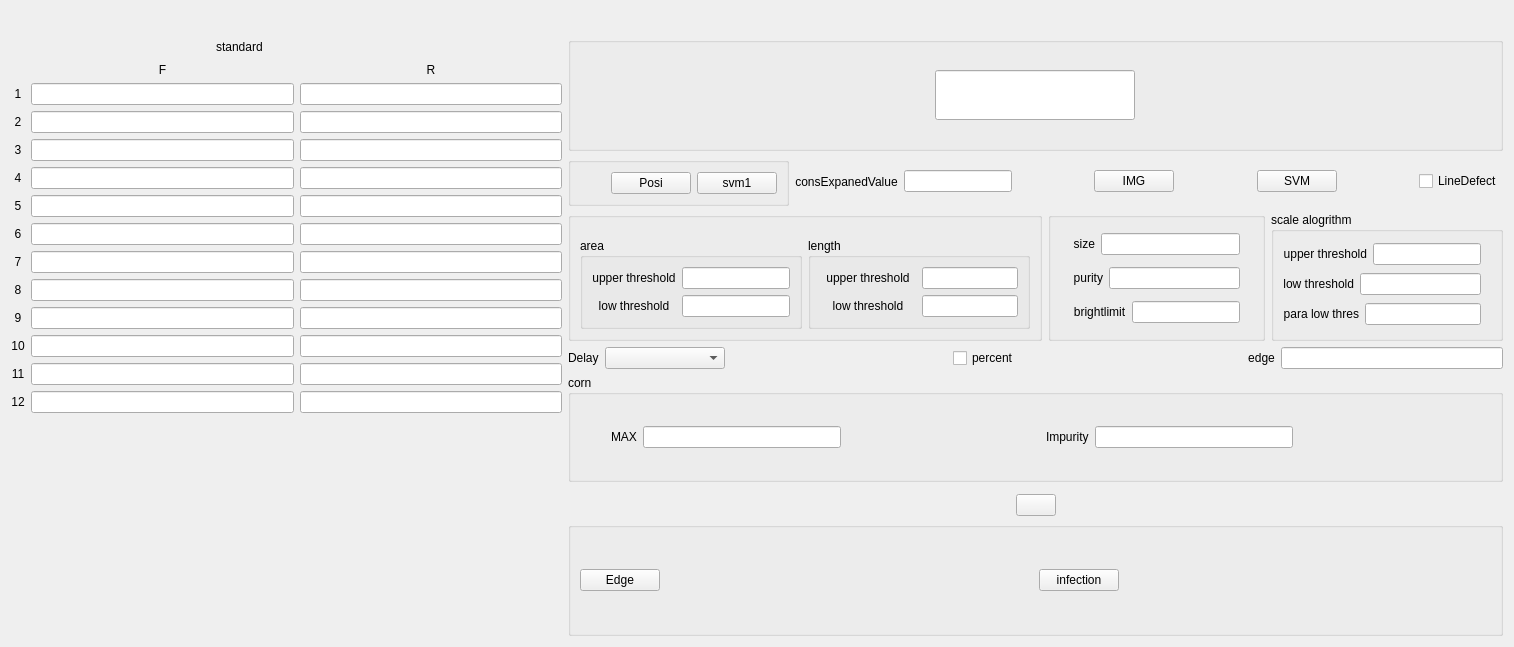
<?xml version="1.0" encoding="UTF-8"?>
<ui version="4.0">
 <class>SvmSenseSetWidget</class>
 <widget class="QWidget" name="SvmSenseSetWidget">
  <property name="geometry">
   <rect>
    <x>0</x>
    <y>0</y>
    <width>1514</width>
    <height>647</height>
   </rect>
  </property>
  <property name="windowTitle">
   <string notr="true">Form</string>
  </property>
  <layout class="QVBoxLayout" name="verticalLayout_3">
   <item>
    <layout class="QHBoxLayout" name="horizontalLayout_4">
     <item>
      <spacer name="horizontalSpacer_2">
       <property name="orientation">
        <enum>Qt::Horizontal</enum>
       </property>
       <property name="sizeHint" stdset="0">
        <size>
         <width>40</width>
         <height>20</height>
        </size>
       </property>
      </spacer>
     </item>
     <item>
      <widget class="QLabel" name="label_group">
       <property name="minimumSize">
        <size>
         <width>88</width>
         <height>0</height>
        </size>
       </property>
       <property name="maximumSize">
        <size>
         <width>16777215</width>
         <height>50</height>
        </size>
       </property>
       <property name="text">
        <string/>
       </property>
       <property name="alignment">
        <set>Qt::AlignCenter</set>
       </property>
      </widget>
     </item>
     <item>
      <spacer name="horizontalSpacer">
       <property name="orientation">
        <enum>Qt::Horizontal</enum>
       </property>
       <property name="sizeHint" stdset="0">
        <size>
         <width>40</width>
         <height>20</height>
        </size>
       </property>
      </spacer>
     </item>
    </layout>
   </item>
   <item>
    <layout class="QHBoxLayout" name="horizontalLayout_7">
     <item>
      <layout class="QVBoxLayout" name="verticalLayout_2">
       <item>
        <layout class="QHBoxLayout" name="horizontalLayout_2">
         <item>
          <spacer name="horizontalSpacer_5">
           <property name="orientation">
            <enum>Qt::Horizontal</enum>
           </property>
           <property name="sizeHint" stdset="0">
            <size>
             <width>40</width>
             <height>20</height>
            </size>
           </property>
          </spacer>
         </item>
         <item>
          <widget class="QLabel" name="standard_titlelbl">
           <property name="text">
            <string notr="true">standard</string>
           </property>
          </widget>
         </item>
         <item>
          <widget class="QLabel" name="standardlbl">
           <property name="minimumSize">
            <size>
             <width>88</width>
             <height>0</height>
            </size>
           </property>
           <property name="text">
            <string/>
           </property>
          </widget>
         </item>
         <item>
          <spacer name="horizontalSpacer_6">
           <property name="orientation">
            <enum>Qt::Horizontal</enum>
           </property>
           <property name="sizeHint" stdset="0">
            <size>
             <width>40</width>
             <height>20</height>
            </size>
           </property>
          </spacer>
         </item>
        </layout>
       </item>
       <item>
        <layout class="QGridLayout" name="gridLayout_2">
         <item row="2" column="1">
          <widget class="myLineEdit" name="lineEdit_2">
           <property name="alignment">
            <set>Qt::AlignCenter</set>
           </property>
          </widget>
         </item>
         <item row="2" column="2">
          <widget class="myLineEdit" name="lineEdit_1_1">
           <property name="alignment">
            <set>Qt::AlignCenter</set>
           </property>
          </widget>
         </item>
         <item row="4" column="0">
          <widget class="QLabel" name="label_4">
           <property name="text">
            <string notr="true">4</string>
           </property>
           <property name="alignment">
            <set>Qt::AlignCenter</set>
           </property>
          </widget>
         </item>
         <item row="4" column="1">
          <widget class="myLineEdit" name="lineEdit_4">
           <property name="alignment">
            <set>Qt::AlignCenter</set>
           </property>
          </widget>
         </item>
         <item row="4" column="2">
          <widget class="myLineEdit" name="lineEdit_1_3">
           <property name="alignment">
            <set>Qt::AlignCenter</set>
           </property>
          </widget>
         </item>
         <item row="5" column="0">
          <widget class="QLabel" name="label_5">
           <property name="text">
            <string notr="true">5</string>
           </property>
           <property name="alignment">
            <set>Qt::AlignCenter</set>
           </property>
          </widget>
         </item>
         <item row="5" column="1">
          <widget class="myLineEdit" name="lineEdit_5">
           <property name="alignment">
            <set>Qt::AlignCenter</set>
           </property>
          </widget>
         </item>
         <item row="5" column="2">
          <widget class="myLineEdit" name="lineEdit_1_4">
           <property name="alignment">
            <set>Qt::AlignCenter</set>
           </property>
          </widget>
         </item>
         <item row="6" column="0">
          <widget class="QLabel" name="label_6">
           <property name="text">
            <string notr="true">6</string>
           </property>
           <property name="alignment">
            <set>Qt::AlignCenter</set>
           </property>
          </widget>
         </item>
         <item row="6" column="1">
          <widget class="myLineEdit" name="lineEdit_6">
           <property name="alignment">
            <set>Qt::AlignCenter</set>
           </property>
          </widget>
         </item>
         <item row="6" column="2">
          <widget class="myLineEdit" name="lineEdit_1_5">
           <property name="alignment">
            <set>Qt::AlignCenter</set>
           </property>
          </widget>
         </item>
         <item row="7" column="0">
          <widget class="QLabel" name="label_7">
           <property name="text">
            <string notr="true">7</string>
           </property>
           <property name="alignment">
            <set>Qt::AlignCenter</set>
           </property>
          </widget>
         </item>
         <item row="7" column="1">
          <widget class="myLineEdit" name="lineEdit_7">
           <property name="alignment">
            <set>Qt::AlignCenter</set>
           </property>
          </widget>
         </item>
         <item row="7" column="2">
          <widget class="myLineEdit" name="lineEdit_1_6">
           <property name="alignment">
            <set>Qt::AlignCenter</set>
           </property>
          </widget>
         </item>
         <item row="8" column="0">
          <widget class="QLabel" name="label_8">
           <property name="text">
            <string notr="true">8</string>
           </property>
           <property name="alignment">
            <set>Qt::AlignCenter</set>
           </property>
          </widget>
         </item>
         <item row="8" column="1">
          <widget class="myLineEdit" name="lineEdit_8">
           <property name="alignment">
            <set>Qt::AlignCenter</set>
           </property>
          </widget>
         </item>
         <item row="8" column="2">
          <widget class="myLineEdit" name="lineEdit_1_7">
           <property name="alignment">
            <set>Qt::AlignCenter</set>
           </property>
          </widget>
         </item>
         <item row="9" column="0">
          <widget class="QLabel" name="label_9">
           <property name="text">
            <string notr="true">9</string>
           </property>
           <property name="alignment">
            <set>Qt::AlignCenter</set>
           </property>
          </widget>
         </item>
         <item row="9" column="1">
          <widget class="myLineEdit" name="lineEdit_9">
           <property name="alignment">
            <set>Qt::AlignCenter</set>
           </property>
          </widget>
         </item>
         <item row="9" column="2">
          <widget class="myLineEdit" name="lineEdit_1_8">
           <property name="alignment">
            <set>Qt::AlignCenter</set>
           </property>
          </widget>
         </item>
         <item row="10" column="0">
          <widget class="QLabel" name="label_10">
           <property name="text">
            <string notr="true">10</string>
           </property>
           <property name="alignment">
            <set>Qt::AlignCenter</set>
           </property>
          </widget>
         </item>
         <item row="10" column="1">
          <widget class="myLineEdit" name="lineEdit_10">
           <property name="alignment">
            <set>Qt::AlignCenter</set>
           </property>
          </widget>
         </item>
         <item row="10" column="2">
          <widget class="myLineEdit" name="lineEdit_1_9">
           <property name="alignment">
            <set>Qt::AlignCenter</set>
           </property>
          </widget>
         </item>
         <item row="0" column="2">
          <widget class="QLabel" name="label_rear">
           <property name="sizePolicy">
            <sizepolicy hsizetype="Preferred" vsizetype="Fixed">
             <horstretch>0</horstretch>
             <verstretch>0</verstretch>
            </sizepolicy>
           </property>
           <property name="text">
            <string notr="true">R</string>
           </property>
           <property name="alignment">
            <set>Qt::AlignCenter</set>
           </property>
          </widget>
         </item>
         <item row="0" column="1">
          <widget class="QLabel" name="label_front">
           <property name="sizePolicy">
            <sizepolicy hsizetype="Preferred" vsizetype="Fixed">
             <horstretch>0</horstretch>
             <verstretch>0</verstretch>
            </sizepolicy>
           </property>
           <property name="text">
            <string notr="true">F</string>
           </property>
           <property name="alignment">
            <set>Qt::AlignCenter</set>
           </property>
          </widget>
         </item>
         <item row="1" column="0">
          <widget class="QLabel" name="label_1">
           <property name="text">
            <string notr="true">1</string>
           </property>
           <property name="alignment">
            <set>Qt::AlignCenter</set>
           </property>
          </widget>
         </item>
         <item row="3" column="1">
          <widget class="myLineEdit" name="lineEdit_3">
           <property name="alignment">
            <set>Qt::AlignCenter</set>
           </property>
          </widget>
         </item>
         <item row="3" column="2">
          <widget class="myLineEdit" name="lineEdit_1_2">
           <property name="alignment">
            <set>Qt::AlignCenter</set>
           </property>
          </widget>
         </item>
         <item row="12" column="1">
          <widget class="myLineEdit" name="lineEdit_22">
           <property name="alignment">
            <set>Qt::AlignCenter</set>
           </property>
          </widget>
         </item>
         <item row="11" column="2">
          <widget class="myLineEdit" name="lineEdit_1_20">
           <property name="alignment">
            <set>Qt::AlignCenter</set>
           </property>
          </widget>
         </item>
         <item row="11" column="1">
          <widget class="myLineEdit" name="lineEdit_21">
           <property name="alignment">
            <set>Qt::AlignCenter</set>
           </property>
          </widget>
         </item>
         <item row="12" column="2">
          <widget class="myLineEdit" name="lineEdit_1_21">
           <property name="alignment">
            <set>Qt::AlignCenter</set>
           </property>
          </widget>
         </item>
         <item row="11" column="0">
          <widget class="QLabel" name="label_23">
           <property name="text">
            <string notr="true">11</string>
           </property>
           <property name="alignment">
            <set>Qt::AlignCenter</set>
           </property>
          </widget>
         </item>
         <item row="12" column="0">
          <widget class="QLabel" name="label_24">
           <property name="text">
            <string notr="true">12</string>
           </property>
           <property name="alignment">
            <set>Qt::AlignCenter</set>
           </property>
          </widget>
         </item>
         <item row="3" column="0">
          <widget class="QLabel" name="label_3">
           <property name="text">
            <string notr="true">3</string>
           </property>
           <property name="alignment">
            <set>Qt::AlignCenter</set>
           </property>
          </widget>
         </item>
         <item row="2" column="0">
          <widget class="QLabel" name="label_2">
           <property name="text">
            <string notr="true">2</string>
           </property>
           <property name="alignment">
            <set>Qt::AlignCenter</set>
           </property>
          </widget>
         </item>
         <item row="1" column="1">
          <widget class="myLineEdit" name="lineEdit">
           <property name="alignment">
            <set>Qt::AlignCenter</set>
           </property>
          </widget>
         </item>
         <item row="1" column="2">
          <widget class="myLineEdit" name="lineEdit_1_0">
           <property name="alignment">
            <set>Qt::AlignCenter</set>
           </property>
          </widget>
         </item>
         <item row="13" column="1">
          <spacer name="verticalSpacer">
           <property name="orientation">
            <enum>Qt::Vertical</enum>
           </property>
           <property name="sizeHint" stdset="0">
            <size>
             <width>20</width>
             <height>40</height>
            </size>
           </property>
          </spacer>
         </item>
        </layout>
       </item>
      </layout>
     </item>
     <item>
      <layout class="QVBoxLayout" name="verticalLayout">
       <item>
        <widget class="QGroupBox" name="groupBox_4">
         <property name="title">
          <string notr="true"/>
         </property>
         <layout class="QGridLayout" name="gridLayout">
          <item row="0" column="0">
           <widget class="myLineEdit" name="sNamelineEdit">
            <property name="minimumSize">
             <size>
              <width>0</width>
              <height>50</height>
             </size>
            </property>
            <property name="maximumSize">
             <size>
              <width>200</width>
              <height>16777215</height>
             </size>
            </property>
            <property name="alignment">
             <set>Qt::AlignCenter</set>
            </property>
           </widget>
          </item>
         </layout>
        </widget>
       </item>
       <item>
        <layout class="QHBoxLayout" name="horizontalLayout_6">
         <item>
          <widget class="QGroupBox" name="groupBox">
           <property name="title">
            <string notr="true"/>
           </property>
           <layout class="QHBoxLayout" name="horizontalLayout_3">
            <property name="leftMargin">
             <number>40</number>
            </property>
            <item>
             <widget class="QPushButton" name="modeTypeBtn">
              <property name="text">
               <string notr="true">Posi</string>
              </property>
             </widget>
            </item>
            <item>
             <widget class="QPushButton" name="svmTypeBtn">
              <property name="text">
               <string notr="true">svm1</string>
              </property>
             </widget>
            </item>
           </layout>
          </widget>
         </item>
         <item>
          <widget class="QLabel" name="consExpandValueLbl">
           <property name="text">
            <string notr="true">consExpanedValue</string>
           </property>
           <property name="alignment">
            <set>Qt::AlignCenter</set>
           </property>
          </widget>
         </item>
         <item>
          <widget class="myLineEdit" name="consExpandValueEdit"/>
         </item>
         <item>
          <spacer name="horizontalSpacer_17">
           <property name="orientation">
            <enum>Qt::Horizontal</enum>
           </property>
           <property name="sizeHint" stdset="0">
            <size>
             <width>40</width>
             <height>20</height>
            </size>
           </property>
          </spacer>
         </item>
         <item>
          <widget class="QPushButton" name="imgBtn">
           <property name="text">
            <string>IMG</string>
           </property>
          </widget>
         </item>
         <item>
          <spacer name="horizontalSpacer_7">
           <property name="orientation">
            <enum>Qt::Horizontal</enum>
           </property>
           <property name="sizeHint" stdset="0">
            <size>
             <width>40</width>
             <height>20</height>
            </size>
           </property>
          </spacer>
         </item>
         <item>
          <widget class="QPushButton" name="svmBtn">
           <property name="text">
            <string>SVM</string>
           </property>
          </widget>
         </item>
         <item>
          <spacer name="horizontalSpacer_12">
           <property name="orientation">
            <enum>Qt::Horizontal</enum>
           </property>
           <property name="sizeHint" stdset="0">
            <size>
             <width>40</width>
             <height>20</height>
            </size>
           </property>
          </spacer>
         </item>
         <item>
          <widget class="QCheckBox" name="lineDefectCheckbox">
           <property name="text">
            <string notr="true">LineDefect</string>
           </property>
          </widget>
         </item>
        </layout>
       </item>
       <item>
        <layout class="QHBoxLayout" name="horizontalLayout">
         <item>
          <widget class="QGroupBox" name="lineDefectGroupbox">
           <property name="title">
            <string notr="true"/>
           </property>
           <property name="checkable">
            <bool>false</bool>
           </property>
           <layout class="QHBoxLayout" name="horizontalLayout_5">
            <property name="topMargin">
             <number>20</number>
            </property>
            <item>
             <widget class="QGroupBox" name="areaGroupbox">
              <property name="title">
               <string notr="true">area</string>
              </property>
              <layout class="QGridLayout" name="gridLayout_3" columnstretch="1,0,0">
               <item row="1" column="2">
                <widget class="myLineEdit" name="areaUppEdit"/>
               </item>
               <item row="1" column="0">
                <widget class="QLabel" name="areaUpp">
                 <property name="text">
                  <string notr="true">upper threshold</string>
                 </property>
                 <property name="alignment">
                  <set>Qt::AlignCenter</set>
                 </property>
                </widget>
               </item>
               <item row="2" column="0">
                <widget class="QLabel" name="areaLow">
                 <property name="text">
                  <string notr="true">low threshold</string>
                 </property>
                 <property name="alignment">
                  <set>Qt::AlignCenter</set>
                 </property>
                </widget>
               </item>
               <item row="2" column="2">
                <widget class="myLineEdit" name="areaLowEdit"/>
               </item>
              </layout>
             </widget>
            </item>
            <item>
             <widget class="QGroupBox" name="lengthGroupbox">
              <property name="title">
               <string notr="true">length</string>
              </property>
              <layout class="QGridLayout" name="gridLayout_5" columnstretch="1,1">
               <item row="0" column="0">
                <widget class="QLabel" name="lengthUpp">
                 <property name="text">
                  <string notr="true">upper threshold</string>
                 </property>
                 <property name="alignment">
                  <set>Qt::AlignCenter</set>
                 </property>
                </widget>
               </item>
               <item row="0" column="1">
                <widget class="myLineEdit" name="lengthUppEdit"/>
               </item>
               <item row="1" column="0">
                <widget class="QLabel" name="lengthLow">
                 <property name="text">
                  <string notr="true">low threshold</string>
                 </property>
                 <property name="alignment">
                  <set>Qt::AlignCenter</set>
                 </property>
                </widget>
               </item>
               <item row="1" column="1">
                <widget class="myLineEdit" name="lengthLowEdit"/>
               </item>
              </layout>
             </widget>
            </item>
           </layout>
          </widget>
         </item>
         <item>
          <widget class="QGroupBox" name="sizeGroupbox">
           <property name="title">
            <string notr="true"/>
           </property>
           <layout class="QHBoxLayout" name="horizontalLayout_10">
            <item>
             <spacer name="horizontalSpacer_8">
              <property name="orientation">
               <enum>Qt::Horizontal</enum>
              </property>
              <property name="sizeHint" stdset="0">
               <size>
                <width>13</width>
                <height>20</height>
               </size>
              </property>
             </spacer>
            </item>
            <item>
             <layout class="QVBoxLayout" name="verticalLayout_4">
              <item>
               <layout class="QHBoxLayout" name="horizontalLayout_8">
                <item>
                 <widget class="QLabel" name="label_14">
                  <property name="text">
                   <string notr="true">size</string>
                  </property>
                  <property name="alignment">
                   <set>Qt::AlignRight|Qt::AlignTrailing|Qt::AlignVCenter</set>
                  </property>
                 </widget>
                </item>
                <item>
                 <widget class="myLineEdit" name="rowEdit"/>
                </item>
               </layout>
              </item>
              <item>
               <layout class="QHBoxLayout" name="horizontalLayout_9">
                <item>
                 <widget class="QLabel" name="puritylbl">
                  <property name="text">
                   <string notr="true">purity</string>
                  </property>
                  <property name="alignment">
                   <set>Qt::AlignRight|Qt::AlignTrailing|Qt::AlignVCenter</set>
                  </property>
                 </widget>
                </item>
                <item>
                 <widget class="myLineEdit" name="purityEdit"/>
                </item>
               </layout>
              </item>
              <item>
               <layout class="QHBoxLayout" name="horizontalLayout_18">
                <item>
                 <widget class="QLabel" name="brightlimitLbl">
                  <property name="text">
                   <string notr="true">brightlimit</string>
                  </property>
                  <property name="alignment">
                   <set>Qt::AlignCenter</set>
                  </property>
                 </widget>
                </item>
                <item>
                 <widget class="myLineEdit" name="brightlimit_edit"/>
                </item>
               </layout>
              </item>
             </layout>
            </item>
            <item>
             <spacer name="horizontalSpacer_9">
              <property name="orientation">
               <enum>Qt::Horizontal</enum>
              </property>
              <property name="sizeHint" stdset="0">
               <size>
                <width>13</width>
                <height>20</height>
               </size>
              </property>
             </spacer>
            </item>
           </layout>
          </widget>
         </item>
         <item>
          <widget class="QGroupBox" name="scaleGroupbox">
           <property name="title">
            <string notr="true">scale alogrithm</string>
           </property>
           <layout class="QHBoxLayout" name="horizontalLayout_14">
            <item>
             <spacer name="horizontalSpacer_10">
              <property name="orientation">
               <enum>Qt::Horizontal</enum>
              </property>
              <property name="sizeHint" stdset="0">
               <size>
                <width>0</width>
                <height>20</height>
               </size>
              </property>
             </spacer>
            </item>
            <item>
             <layout class="QVBoxLayout" name="verticalLayout_5">
              <item>
               <layout class="QHBoxLayout" name="horizontalLayout_11">
                <item>
                 <widget class="QLabel" name="label_11">
                  <property name="text">
                   <string notr="true">upper threshold</string>
                  </property>
                  <property name="alignment">
                   <set>Qt::AlignRight|Qt::AlignTrailing|Qt::AlignVCenter</set>
                  </property>
                 </widget>
                </item>
                <item>
                 <widget class="myLineEdit" name="PropotionUpEdit"/>
                </item>
               </layout>
              </item>
              <item>
               <layout class="QHBoxLayout" name="horizontalLayout_12">
                <item>
                 <widget class="QLabel" name="label_12">
                  <property name="text">
                   <string notr="true">low threshold</string>
                  </property>
                  <property name="alignment">
                   <set>Qt::AlignRight|Qt::AlignTrailing|Qt::AlignVCenter</set>
                  </property>
                 </widget>
                </item>
                <item>
                 <widget class="myLineEdit" name="PropotionLowEdit"/>
                </item>
               </layout>
              </item>
              <item>
               <layout class="QHBoxLayout" name="horizontalLayout_13">
                <item>
                 <widget class="QLabel" name="PropotionParaLowLbl">
                  <property name="text">
                   <string notr="true">para low thres</string>
                  </property>
                  <property name="alignment">
                   <set>Qt::AlignRight|Qt::AlignTrailing|Qt::AlignVCenter</set>
                  </property>
                 </widget>
                </item>
                <item>
                 <widget class="myLineEdit" name="PropotionParaLowEdit"/>
                </item>
               </layout>
              </item>
             </layout>
            </item>
            <item>
             <spacer name="horizontalSpacer_11">
              <property name="orientation">
               <enum>Qt::Horizontal</enum>
              </property>
              <property name="sizeHint" stdset="0">
               <size>
                <width>10</width>
                <height>20</height>
               </size>
              </property>
             </spacer>
            </item>
           </layout>
          </widget>
         </item>
        </layout>
       </item>
       <item>
        <layout class="QHBoxLayout" name="horizontalLayout_19">
         <item>
          <widget class="QLabel" name="label">
           <property name="text">
            <string>Delay</string>
           </property>
          </widget>
         </item>
         <item>
          <widget class="QComboBox" name="comboBox_delay">
           <property name="minimumSize">
            <size>
             <width>120</width>
             <height>0</height>
            </size>
           </property>
          </widget>
         </item>
         <item>
          <spacer name="horizontalSpacer_18">
           <property name="orientation">
            <enum>Qt::Horizontal</enum>
           </property>
           <property name="sizeHint" stdset="0">
            <size>
             <width>40</width>
             <height>20</height>
            </size>
           </property>
          </spacer>
         </item>
         <item>
          <widget class="QCheckBox" name="percentCheckBox">
           <property name="text">
            <string notr="true">percent</string>
           </property>
          </widget>
         </item>
         <item>
          <spacer name="horizontalSpacer_19">
           <property name="orientation">
            <enum>Qt::Horizontal</enum>
           </property>
           <property name="sizeHint" stdset="0">
            <size>
             <width>40</width>
             <height>20</height>
            </size>
           </property>
          </spacer>
         </item>
         <item>
          <widget class="QLabel" name="edgeLbl">
           <property name="text">
            <string notr="true">edge</string>
           </property>
           <property name="alignment">
            <set>Qt::AlignCenter</set>
           </property>
          </widget>
         </item>
         <item>
          <widget class="myLineEdit" name="edgeCutEdit"/>
         </item>
        </layout>
       </item>
       <item>
        <layout class="QHBoxLayout" name="horizontalLayout_15">
         <property name="bottomMargin">
          <number>6</number>
         </property>
         <item>
          <widget class="QGroupBox" name="groupBox_3">
           <property name="title">
            <string notr="true">corn</string>
           </property>
           <layout class="QHBoxLayout" name="horizontalLayout_16">
            <property name="leftMargin">
             <number>40</number>
            </property>
            <item>
             <widget class="QLabel" name="maxValueLbl">
              <property name="text">
               <string notr="true">MAX</string>
              </property>
              <property name="alignment">
               <set>Qt::AlignCenter</set>
              </property>
             </widget>
            </item>
            <item>
             <widget class="myLineEdit" name="maxValueEdit"/>
            </item>
            <item>
             <spacer name="horizontalSpacer_14">
              <property name="orientation">
               <enum>Qt::Horizontal</enum>
              </property>
              <property name="sizeHint" stdset="0">
               <size>
                <width>40</width>
                <height>20</height>
               </size>
              </property>
             </spacer>
            </item>
            <item>
             <widget class="QLabel" name="impurityLbl">
              <property name="text">
               <string>Impurity</string>
              </property>
             </widget>
            </item>
            <item>
             <widget class="myLineEdit" name="ImpurityValueEdit"/>
            </item>
            <item>
             <spacer name="horizontalSpacer_13">
              <property name="orientation">
               <enum>Qt::Horizontal</enum>
              </property>
              <property name="sizeHint" stdset="0">
               <size>
                <width>40</width>
                <height>20</height>
               </size>
              </property>
             </spacer>
            </item>
           </layout>
          </widget>
         </item>
        </layout>
       </item>
       <item>
        <widget class="QWidget" name="widget_3" native="true">
         <property name="sizePolicy">
          <sizepolicy hsizetype="Preferred" vsizetype="Fixed">
           <horstretch>0</horstretch>
           <verstretch>0</verstretch>
          </sizepolicy>
         </property>
         <layout class="QHBoxLayout" name="horizontalLayout_23">
          <property name="topMargin">
           <number>0</number>
          </property>
          <property name="bottomMargin">
           <number>0</number>
          </property>
          <item>
           <spacer name="horizontalSpacer_15">
            <property name="orientation">
             <enum>Qt::Horizontal</enum>
            </property>
            <property name="sizeHint" stdset="0">
             <size>
              <width>355</width>
              <height>20</height>
             </size>
            </property>
           </spacer>
          </item>
          <item>
           <widget class="QPushButton" name="extendBtn">
            <property name="text">
             <string/>
            </property>
           </widget>
          </item>
          <item>
           <spacer name="horizontalSpacer_16">
            <property name="orientation">
             <enum>Qt::Horizontal</enum>
            </property>
            <property name="sizeHint" stdset="0">
             <size>
              <width>355</width>
              <height>20</height>
             </size>
            </property>
           </spacer>
          </item>
         </layout>
        </widget>
       </item>
       <item>
        <widget class="QGroupBox" name="groupBox_2">
         <property name="layoutDirection">
          <enum>Qt::LeftToRight</enum>
         </property>
         <property name="title">
          <string/>
         </property>
         <layout class="QHBoxLayout" name="horizontalLayout_17">
          <property name="topMargin">
           <number>0</number>
          </property>
          <property name="bottomMargin">
           <number>0</number>
          </property>
          <item>
           <widget class="QPushButton" name="edgeBtn">
            <property name="text">
             <string notr="true">Edge</string>
            </property>
            <property name="checkable">
             <bool>true</bool>
            </property>
           </widget>
          </item>
          <item>
           <spacer name="horizontalSpacer_3">
            <property name="orientation">
             <enum>Qt::Horizontal</enum>
            </property>
            <property name="sizeHint" stdset="0">
             <size>
              <width>40</width>
              <height>20</height>
             </size>
            </property>
           </spacer>
          </item>
          <item>
           <widget class="QPushButton" name="impureBtn">
            <property name="text">
             <string notr="true">infection</string>
            </property>
            <property name="checkable">
             <bool>true</bool>
            </property>
           </widget>
          </item>
          <item>
           <spacer name="horizontalSpacer_4">
            <property name="orientation">
             <enum>Qt::Horizontal</enum>
            </property>
            <property name="sizeHint" stdset="0">
             <size>
              <width>40</width>
              <height>20</height>
             </size>
            </property>
           </spacer>
          </item>
         </layout>
        </widget>
       </item>
      </layout>
     </item>
    </layout>
   </item>
  </layout>
  <zorder></zorder>
 </widget>
 <customwidgets>
  <customwidget>
   <class>myLineEdit</class>
   <extends>QLineEdit</extends>
   <header location="global">mysortwidget/mylineedit.h</header>
  </customwidget>
 </customwidgets>
 <resources/>
 <connections/>
</ui>
